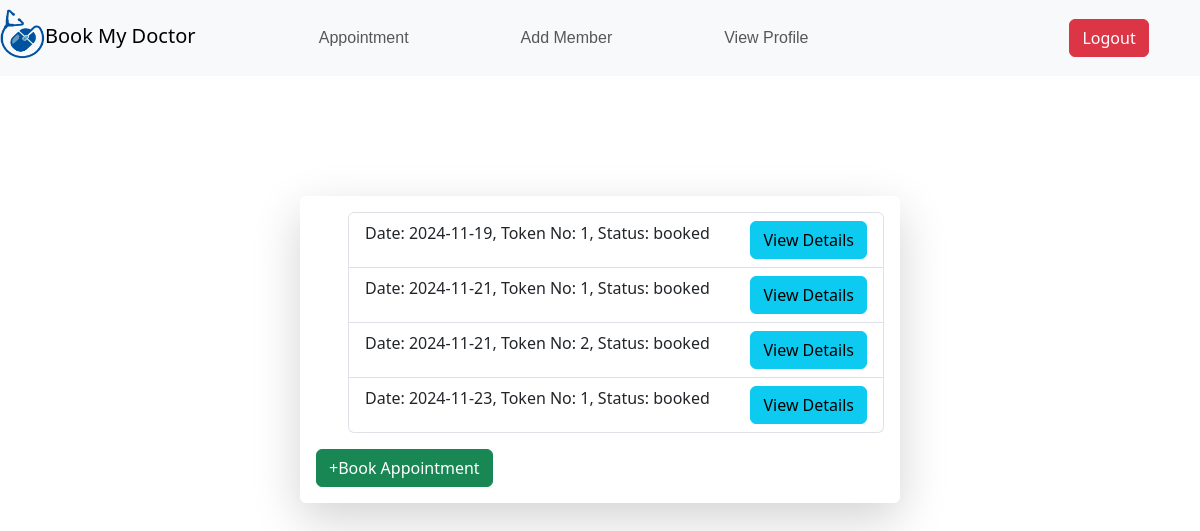
The page /U01a4b/dashboard on the database its author committed.
### application/models.py (models this page shows)
class Patientlist(db.Model):
    id=db.Column(db.String(),primary_key=True)
    aid=db.Column(db.String(),db.ForeignKey('appointment.id'))
    pid=db.Column(db.String(),db.ForeignKey('patient.id'))
    token=db.Column(db.Integer)
    status=db.Column(db.String(),default='booked')

class Appointment(db.Model):
    id=db.Column(db.String(),primary_key=True)
    date=db.Column(db.Date)
    slotid=db.Column(db.String(),db.ForeignKey('slots.id'))
    availability=db.Column(db.Boolean,default=True)
    tokenCount=db.Column(db.Integer,default=0)
    patientlists=db.relationship('Patientlist',backref='appointment')

### application/controllers.py (the view)
@app.route('/<userId>/dashboard')
def userDashboard(userId):
    u=User.query.get(userId)
    patients=Patient.query.filter_by(uid=userId).all()
    deptdocs=[]
    docdays=[]
    for i in Deptdoc.query.all():
        deptdocs.append((i,Doctor.query.get(i.docid)))
        global days
        docdays.append((Doctor.query.get(i.docid),i,[days[i.day] for i in Days.query.filter_by(ddid=i.id).all()]))
    patientsappointment=[]
    for i in u.patients:
        patientsappointment.append((i,i.patientlists,[Appointment.query.get(i.aid) for i in i.patientlists]))
    slots={}
    for day in Days.query.all():
        slots[day]=Slots.query.filter_by(daysid=day.id).all()
    global states,cities
    import datetime
    date=datetime.datetime.now()
    vdate=date+datetime.timedelta(days=15)
    return render_template('user_dash.html',slots=slots,docdays=docdays,date=date,vdate=vdate,user=u,patients=patients,states=states,cities=cities,hospitals=Hospital.query.all(),departments=Department.query.all(),deptdocs=deptdocs,patientsappointment=patientsappointment)

### templates/user_dash.html (shortened to what this page needs)
<!DOCTYPE html>
<html lang="en">
<head>
    <link rel="stylesheet" href="/static/user_dash.css">
    <link rel="stylesheet" href="/static/selecthost.css">
    <link href="https://cdn.jsdelivr.net/npm/bootstrap@5.3.3/dist/css/bootstrap.min.css" rel="stylesheet">
</head>
<body>
  <nav class="navbar navbar-expand-lg navbar-light bg-light">
    <a class="navbar-brand"><img class="logo" src="/static/images/logo.png"  width="45" height="50">Book My Doctor</a>
    <div class="collapse navbar-collapse d-flex justify-content-around" id="navbarSupportedContent">
      <ul class="navbar-nav">
        <li class="nav-item active px-5">
          <button class="nav-link" id="appointmentBtn">Appointment</button>
        </li>
          <li class="nav-item active px-5">
            <a type="button" href="/{{user.id}}/addMember" class="nav-link">Add Member</a>
          </li>
          <li class="nav-item active px-5">
            <button id="profileBtn" class="nav-link" href="/{{user.id}}/summary">View Profile</button>
          </li>
        </ul>
      <div>
        <a type="button" class="btn btn-danger" href="/" >Logout</a>
      </div>
    </div>
  </nav>
      <div class="container-sm col-lg-6 col-md-10 col-sm-14 shadow-lg p-3  bg-white rounded" id="appointment" style="margin-top:120px ;padding: 20px 20px 20px 20px; border-radius: 2%;">
        <ul margin="2px">
          {%for patient,patientlist,appointment in patientsappointment%}
            <ul class="list-group patient-appointment" id="{{patient.id}}" style="display: none;">
              {%if patientlist|length%}
              {%for plist in patientlist%}
                <li class="list-group-item d-flex justify-content-between">Date: {{appointment[loop.index-1].date}}, Token No: {{plist.token}}, Status: {{plist.status}}  <a type="button" class="btn btn-info" href="/{{patient.id}}/{{appointment[loop.index-1].id}}/{{plist.id}}">View Details</a></li>
              {%endfor%}
              {%else%}
              <li class="list-group-item" >No appointment yet!!</li>
              {%endif%}
              </ul>
              {%endfor%}
        </ul>
        <a type="button" class="btn btn-success" id="bookAppointmentBtn">
            +Book Appointment
        </a>
      </div>
</body>
</html>

### static/user_dash.css (style rules this page uses)
.logo { transform: translateY(-4px); font-family: sans-serif; }
.nav-link { font-family: 'Lucida Sans', 'Lucida Sans Regular', 'Lucida Grande', 'Lucida Sans Unicode', Geneva, Verdana, sans-serif; }

### static/selecthost.css (style rules this page uses)
* { padding: 0px; margin: 0px; }

### rows shown on the page
Patientlist: token "1", status "booked"
Appointment: date "2024-11-19"
Patientlist: token "1", status "booked"
Appointment: date "2024-11-21"
Patientlist: token "2", status "booked"
Patientlist: token "1", status "booked"
Appointment: date "2024-11-23"
